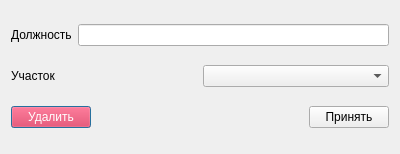
<?xml version="1.0" encoding="UTF-8"?>
<ui version="4.0">
 <class>PositionsWindow</class>
 <widget class="QDialog" name="PositionsWindow">
  <property name="geometry">
   <rect>
    <x>0</x>
    <y>0</y>
    <width>400</width>
    <height>154</height>
   </rect>
  </property>
  <property name="windowTitle">
   <string>Должность</string>
  </property>
  <layout class="QVBoxLayout" name="verticalLayout">
   <item>
    <layout class="QHBoxLayout" name="horizontalLayout">
     <item>
      <widget class="QLabel" name="label">
       <property name="text">
        <string>Должность</string>
       </property>
      </widget>
     </item>
     <item>
      <widget class="QLineEdit" name="lineEdit"/>
     </item>
    </layout>
   </item>
   <item>
    <layout class="QHBoxLayout" name="horizontalLayout_2">
     <item>
      <widget class="QLabel" name="label_2">
       <property name="text">
        <string>Участок</string>
       </property>
      </widget>
     </item>
     <item>
      <widget class="QComboBox" name="comboBox"/>
     </item>
    </layout>
   </item>
   <item>
    <layout class="QHBoxLayout" name="horizontalLayout_3">
     <item>
      <widget class="QPushButton" name="pushButton_2">
       <property name="styleSheet">
        <string notr="true">QPushButton {
	background-color: #ff002d;
	color: white;
}</string>
       </property>
       <property name="text">
        <string>Удалить</string>
       </property>
      </widget>
     </item>
     <item>
      <spacer name="horizontalSpacer">
       <property name="orientation">
        <enum>Qt::Horizontal</enum>
       </property>
       <property name="sizeHint" stdset="0">
        <size>
         <width>40</width>
         <height>20</height>
        </size>
       </property>
      </spacer>
     </item>
     <item>
      <widget class="QPushButton" name="pushButton">
       <property name="text">
        <string>Принять</string>
       </property>
      </widget>
     </item>
    </layout>
   </item>
  </layout>
 </widget>
 <resources/>
 <connections/>
</ui>
